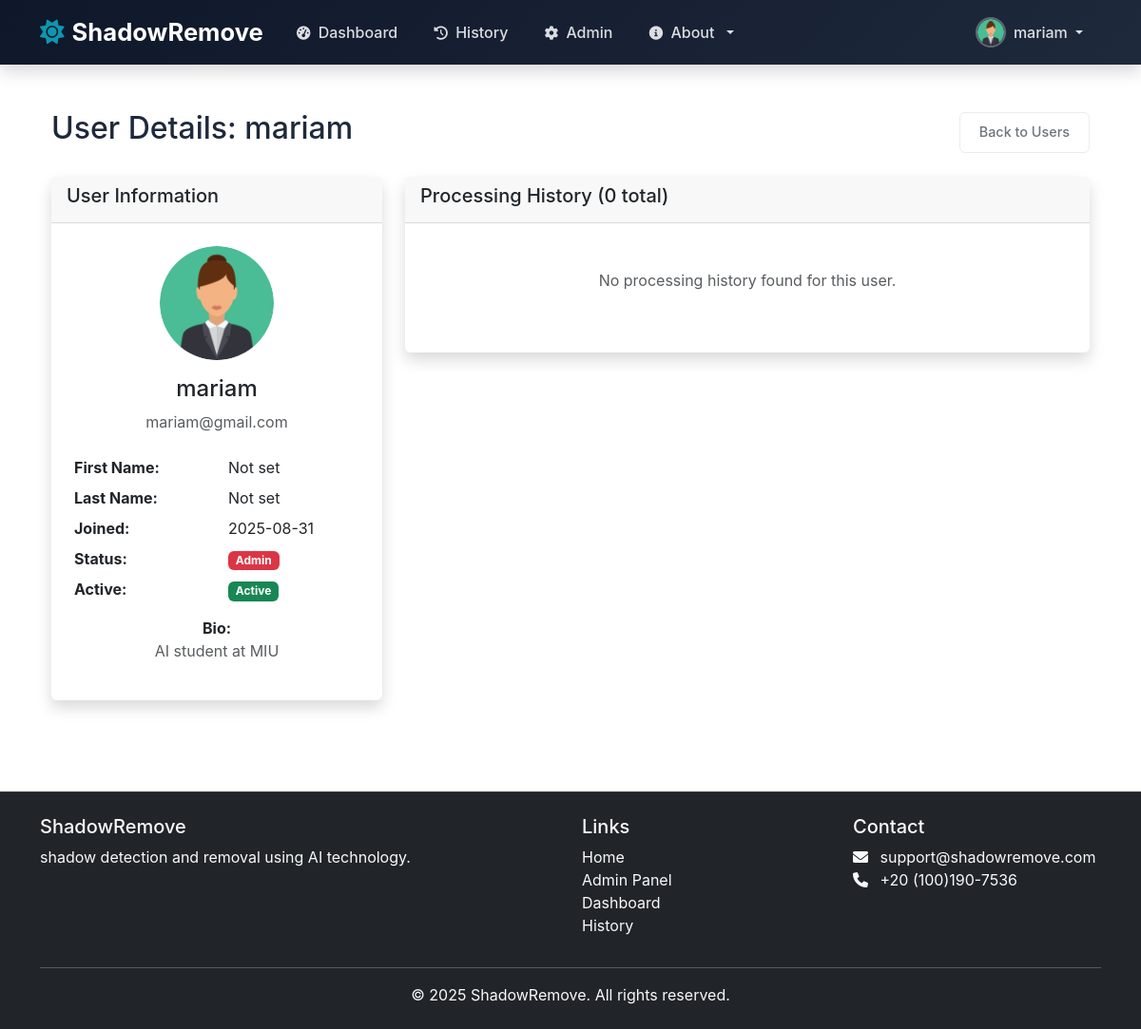
The page /admin/user/1 (signed in) on the database its author committed.
### models.py (models this page shows, shortened)
class User(UserMixin, db.Model):
    id = db.Column(db.Integer, primary_key=True)
    username = db.Column(db.String(80), unique=True, nullable=False)
    email = db.Column(db.String(120), unique=True, nullable=False)
    password_hash = db.Column(db.String(128))
    first_name = db.Column(db.String(80), nullable=True)
    last_name = db.Column(db.String(80), nullable=True)
    bio = db.Column(db.Text, nullable=True)
    avatar = db.Column(db.String(120), default='default-avatar.png')
    created_at = db.Column(db.DateTime, default=datetime.utcnow)
    updated_at = db.Column(db.DateTime, default=datetime.utcnow, onupdate=datetime.utcnow)
    is_admin = db.Column(db.Boolean, default=False)
    is_active = db.Column(db.Boolean, default=True)

### admin_route.py (the view)
@admin_required
def admin_user_detail(user_id):
    user = User.query.get_or_404(user_id)
    processed_images = ProcessedImage.query.filter_by(user_id=user_id).order_by(ProcessedImage.created_at.desc()).all()
    detection_count = ProcessedImage.query.filter_by(user_id=user_id, process_type='detection').count()
    removal_count = ProcessedImage.query.filter_by(user_id=user_id, process_type='removal').count()
    recent_activity = ProcessedImage.query.filter_by(user_id=user_id).order_by(ProcessedImage.created_at.desc()).limit(5).all()
    if processed_images:
        first_activity = processed_images[-1].created_at
        days_active = (datetime.utcnow() - first_activity).days or 1
        avg_per_day = len(processed_images) / days_active
    else:
        first_activity = None
        days_active = 0
        avg_per_day = 0
    return render_template('admin/user_detail.html',
                         user=user,
                         processed_images=processed_images,
                         detection_count=detection_count,
                         removal_count=removal_count,
                         recent_activity=recent_activity,
                         first_activity=first_activity,
                         days_active=days_active,
                         avg_per_day=avg_per_day)

### templates/admin/user_detail.html (shortened to what this page needs)
{% extends "base.html" %}
{% block content %}
<div class="container-fluid py-4">
    <div class="d-flex justify-content-between align-items-center mb-4">
        <h1 class="h2">User Details: {{ user.username }}</h1>
        <div>
            <a href="{{ url_for('admin_users') }}" class="btn btn-outline-secondary">Back to Users</a>
        </div>
    </div>
    <div class="row">
        <div class="col-md-4">
            <div class="card">
                <div class="card-header">
                    <h5 class="card-title">User Information</h5>
                </div>
                <div class="card-body text-center">
                    {% if user.avatar and user.avatar != 'default-avatar.png' %}
                        <img src="{{ url_for('static', filename='uploads/avatars/' + user.avatar) }}"
                             class="rounded-circle mb-3" width="120" height="120" alt="{{ user.username }}">
                    {% else %}
                        <img src="{{ url_for('static', filename='images/default-avatar.png') }}"
                             class="rounded-circle mb-3" width="120" height="120" alt="Default Avatar">
                    {% endif %}
                    <h4>{{ user.username }}</h4>
                    <p class="text-muted">{{ user.email }}</p>
                    <div class="row text-start mt-4">
                        <div class="col-6">
                            <strong>First Name:</strong>
                        </div>
                        <div class="col-6">
                            {{ user.first_name or 'Not set' }}
                        </div>
                        <div class="col-6 mt-2">
                            <strong>Last Name:</strong>
                        </div>
                        <div class="col-6 mt-2">
                            {{ user.last_name or 'Not set' }}
                        </div>
                        <div class="col-6 mt-2">
                            <strong>Joined:</strong>
                        </div>
                        <div class="col-6 mt-2">
                            {{ user.created_at.strftime('%Y-%m-%d') }}
                        </div>
                        <div class="col-6 mt-2">
                            <strong>Status:</strong>
                        </div>
                        <div class="col-6 mt-2">
                            {% if user.is_admin %}
                                <span class="badge bg-danger">Admin</span>
                            {% else %}
                                <span class="badge bg-success">User</span>
                            {% endif %}
                        </div>
                        <div class="col-6 mt-2">
                            <strong>Active:</strong>
                        </div>
                        <div class="col-6 mt-2">
                            {% if user.is_active %}
                                <span class="badge bg-success">Active</span>
                            {% else %}
                                <span class="badge bg-secondary">Inactive</span>
                            {% endif %}
                        </div>
                    </div>
                    {% if user.bio %}
                    <div class="mt-3">
                        <strong>Bio:</strong>
                        <p class="text-muted">{{ user.bio }}</p>
                    </div>
                    {% endif %}
                </div>
            </div>
        </div>
        <div class="col-md-8">
            <div class="card">
                <div class="card-header">
                    <h5 class="card-title">Processing History ({{ processed_images | length }} total)</h5>
                </div>
                <div class="card-body">
                    {% if processed_images %}
                    <div class="table-responsive">
                        <table class="table table-hover">
                            <thead>
                                <tr>
                                    <th>Date</th>
                                    <th>Type</th>
                                    <th>Original File</th>
                                    <th>Processed File</th>
                                    <th>Actions</th>
                                </tr>
                            </thead>
                            <tbody>
                                {% for image in processed_images %}
                                <tr>
                                    <td>{{ image.created_at.strftime('%Y-%m-%d %H:%M') }}</td>
                                    <td>
                                        <span class="badge bg-{{ 'primary' if image.process_type == 'detection' else 'success' }}">
                                            {{ image.process_type | title }}
                                        </span>
                                    </td>
                                    <td>{{ image.original_filename }}</td>
                                    <td>
                                        {% if image.processed_filename %}
                                            <a href="{{ url_for('admin_view_image', image_id=image.id) }}"
                                               target="_blank"
                                               class="btn btn-sm btn-outline-primary view-result-btn"
                                               data-image-id="{{ image.id }}">
                                                View Result
                                            </a>
                                        {% else %}
                                            <span class="text-muted">No result available</span>
                                        {% endif %}
                                    </td>
                                    <td>
                                        <button type="button" class="btn btn-sm btn-outline-danger"
                                                data-bs-toggle="modal" data-bs-target="#deleteImageModal{{ image.id }}">
                                            Delete
                                        </button>
                                        <div class="modal fade" id="deleteImageModal{{ image.id }}" tabindex="-1" aria-hidden="true">
                                            <div class="modal-dialog">
                                                <div class="modal-content">
                                                    <div class="modal-header">
                                                        <h5 class="modal-title">Delete Image</h5>
                                                        <button type="button" class="btn-close" data-bs-dismiss="modal" aria-label="Close"></button>
                                                    </div>
                                                    <div class="modal-body">
                                                        <p>Are you sure you want to delete this image?</p>
                                                        <p class="text-muted">{{ image.original_filename }}</p>
                                                    </div>
                                                    <div class="modal-footer">
                                                        <button type="button" class="btn btn-secondary" data-bs-dismiss="modal">Cancel</button>
                                                        <form action="{{ url_for('admin_delete_image', image_id=image.id) }}" method="POST" class="d-inline">
                                                            <button type="submit" class="btn btn-danger">Delete</button>
                                                        </form>
                                                    </div>
                                                </div>
                                            </div>
                                        </div>
                                    </td>
                                </tr>
                                {% endfor %}
                            </tbody>
                        </table>
                    </div>
                    {% else %}
                    <div class="text-center py-4">
                        <p class="text-muted">No processing history found for this user.</p>
                    </div>
                    {% endif %}
                </div>
            </div>
        </div>
    </div>
</div>
{% endblock %}

### templates/base.html (shortened to what this page needs)
<!DOCTYPE html>
<html lang="en">
<head>
    <link href="https://cdn.jsdelivr.net/npm/bootstrap@5.3.0/dist/css/bootstrap.min.css" rel="stylesheet">
    <link href="https://cdnjs.cloudflare.com/ajax/libs/font-awesome/6.0.0/css/all.min.css" rel="stylesheet">
    <link href="{{ url_for('static', filename='css/profile.css') }}" rel="stylesheet">
    <link rel="stylesheet" href="{{ url_for('static', filename='css/style.css') }}">
    <link rel="stylesheet" href="{{ url_for('static', filename='css/authentication.css') }}">
</head>
<body>
    <nav class="navbar navbar-expand-lg navbar-dark bg-dark fixed-top shadow">
        <div class="container">
            <a class="navbar-brand d-flex align-items-center" href="{{ url_for('index') }}">
                <i class="fas fa-sun me-2"></i>
                <span class="fw-bold">ShadowRemove</span>
            </a>
            <div class="collapse navbar-collapse" id="navbarNav">
                <ul class="navbar-nav me-auto">
                    <li class="nav-item">
                        <a class="nav-link" href="{{ url_for('dashboard') }}">
                            <i class="fas fa-tachometer-alt me-1"></i> Dashboard
                        </a>
                    </li>
                    <li class="nav-item">
                        <a class="nav-link" href="{{ url_for('history') }}">
                            <i class="fas fa-history me-1"></i> History
                        </a>
                    </li>
                    {% if current_user.is_authenticated and current_user.is_admin %}
                    <li class="nav-item">
                        <a class="nav-link" href="{{ url_for('admin_dashboard') }}">
                            <i class="fas fa-cog me-1"></i> Admin
                        </a>
                    </li>
                    {% endif %}
                    <li class="nav-item dropdown">
                        <a class="nav-link dropdown-toggle" href="#" id="navbarDropdown" role="button" data-bs-toggle="dropdown">
                            <i class="fas fa-info-circle me-1"></i> About
                        </a>
                    </li>
                </ul>
                <ul class="navbar-nav ms-auto">
                    {% if current_user.is_authenticated %}
                    <li class="nav-item dropdown">
                        <a class="nav-link dropdown-toggle d-flex align-items-center" href="#" id="userDropdown" role="button" data-bs-toggle="dropdown">
                            {% if current_user.avatar and current_user.avatar != 'default-avatar.png' %}
                                <img src="{{ url_for('static', filename='uploads/avatars/' + current_user.avatar) }}" class="profile-picture me-2" alt="Profile Picture">
                            {% else %}
                                <img src="{{ url_for('static', filename='images/default-avatar.png') }}" class="profile-picture me-2" alt="Default Profile">
                            {% endif %}
                            <span>{{ current_user.username }}</span>
                        </a>
                    </li>
                    {% endif %}
                </ul>
            </div>
        </div>
    </nav>
    <div class="container mt-5 pt-4">
        {% block content %}{% endblock %}
    </div>
    <footer class="bg-dark text-light py-4 mt-5">
        <div class="container">
            <div class="row">
                <div class="col-md-6">
                    <h5>ShadowRemove</h5>
                    <p>shadow detection and removal using AI technology.</p>
                </div>
                <div class="col-md-3">
                    <h5>Links</h5>
                    <ul class="list-unstyled">
                        <li><a href="{{ url_for('index') }}" class="text-light">Home</a></li>
                        {% if current_user.is_authenticated and current_user.is_admin %}
                            <li><a class="dropdown-item" href="{{ url_for('admin_dashboard') }}">Admin Panel</a></li>
                        {% endif %}
                        <li><a href="{{ url_for('dashboard') }}" class="text-light">Dashboard</a></li>
                        <li><a href="{{ url_for('history') }}" class="text-light">History</a></li>
                    </ul>
                </div>
                <div class="col-md-3">
                    <h5>Contact</h5>
                    <ul class="list-unstyled">
                        <li><i class="fas fa-envelope me-2"></i> support@shadowremove.com</li>
                        <li><i class="fas fa-phone me-2"></i> +20 (100)190-7536</li>
                    </ul>
                </div>
            </div>
            <hr class="bg-light">
            <div class="text-center">
                <p class="mb-0">&copy; 2025 ShadowRemove. All rights reserved.</p>
            </div>
        </div>
    </footer>
</body>
</html>

### rows shown on the page
User: avatar (picture), username "mariam", email "mariam@gmail.com", first_name "Not set", last_name "Not set", created_at "2025-08-31", bio "AI student at MIU"

### other values the page prints
{{ processed_images | length }} "0"
